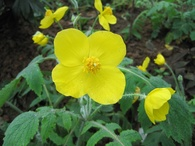
#> input picture opencv-learn/opencv_tensorflow/text/image.jpg, 195 x 146 px, shrunk from 730 x 547 before the run, found by its file name
$ jupyter execute '亮度增强、磨皮美白.ipynb'
#> lines starting #> are read from the running program, lines starting #| are printed output that depends on the picture
### 亮度增强

[cell 1]
import cv2
import numpy as np

# p = p+40
img = cv2.imread('image.jpg', 1)
#> img is the input picture: shape (146, 195, 3); mean B, G, R 48.8, 109.6, 90.1
imgInfo = img.shape
#> imgInfo = (146, 195, 3)
height = imgInfo[0]
#> height = 146
width = imgInfo[1]
#> width = 195
cv2.imshow('img', img)
dst = np.zeros((height, width, 3), np.uint8)
for i in range(0, height):
    for j in range(0, width):
        (b, g, r) = img[i, j]
        bb = int(b) + 40
        gg = int(g) + 40
        rr = int(r) + 40
        if bb > 255:
            bb = 255
        if gg > 255:
            gg = 255
        if rr > 255:
            rr = 255
        dst[i, j] = (bb, gg, rr)
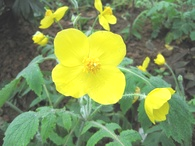
#> dst: shape (146, 195, 3); mean B, G, R 88.8, 149.1, 129.7
cv2.imshow('dst', dst)
cv2.waitKey(1000)

[cell 2]
import cv2
import numpy as np
# p = p * 1.2 + 40
img = cv2.imread('image.jpg', 1)
imgInfo = img.shape
height = imgInfo[0]
width = imgInfo[1]
cv2.imshow('img', img)
dst = np.zeros((height, width, 3), np.uint8)
for i in range(0, height):
    for j in range(0, width):
        (b, g, r) = img[i, j]
        bb = int(b) * 1.2 + 40
        gg = int(g) * 1.2 + 40
        if bb > 255:
            bb = 255
        if gg > 255:
            gg = 255
        dst[i, j] = (bb, gg, r)
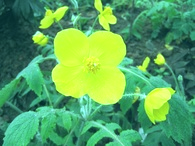
#> dst: shape (146, 195, 3); mean B, G, R 98.1, 163.9, 90.1
cv2.imshow('dst', dst)
cv2.waitKey(1000)

### 磨皮美白
- 双边滤波

[cell 3]
import cv2
import numpy as np
img = cv2.imread('3.jpg', 1)
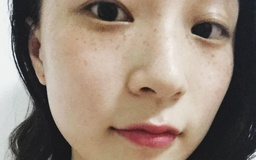
#> input picture opencv-learn/opencv_tensorflow/text/3.jpg, 256 x 160 px, shrunk from 960 x 600 before the run, found by its file name
#> img is the input picture: shape (160, 256, 3); mean B, G, R 119.6, 133, 149.1
# imgInfo = img.shape
# height = imgInfo[0]
# width = imgInfo[1]
cv2.imshow('img', img)
# 双边
dst = cv2.bilateralFilter(img, 15, 35, 35)
#> dst: shape (160, 256, 3)

cv2.imshow('dst', dst)
cv2.waitKey(1000)

### 高斯滤波

[cell 4]
import cv2
import numpy as np

img = cv2.imread('3.jpg', 1)
cv2.imshow('img', img)
# 高斯
dst = cv2.GaussianBlur(img, (5, 5), 1.5)
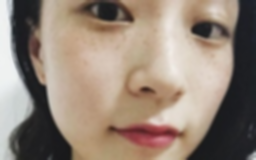
#> dst: shape (160, 256, 3); mean B, G, R 119.6, 133, 149.1
cv2.imshow('dst', dst)
cv2.waitKey(1000)

### 均值滤波

[cell 5]
#均值 6*6 1 。 * 【6*6】/36 = mean -》P
import cv2
import numpy as np
img = cv2.imread('3.jpg', 1)
cv2.imshow('img', img)
imgInfo = img.shape
#> imgInfo = (160, 256, 3)
height = imgInfo[0]
#> height = 160
width = imgInfo[1]
#> width = 256
dst = np.zeros((height, width, 3), np.uint8)
for i in range(0, height - 3):
    for j in range(0, width - 3):
        sum_b = int(0)
        sum_g = int(0)
        sum_r = int(0)
        for m in range(-3, 3):
            for n in range(-3, 3):
                (b, g, r) = img[i + m, j + n]
                sum_b = sum_b + int(b)
                sum_g = sum_g + int(g)
                sum_r = sum_r + int(r)
        b = np.uint8(sum_b/36)
        g = np.uint8(sum_g/36)
        r = np.uint8(sum_r/36)
        dst[i, j] = (b, g, r)
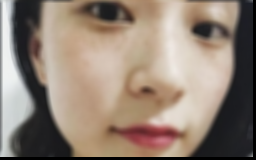
#> dst: shape (160, 256, 3); mean B, G, R 116.6, 129.8, 145.7
cv2.imshow('dst', dst)
cv2.waitKey(1000)

### 中值滤波

[cell 6]
import cv2
import numpy as np
img = cv2.imread('3.jpg', 1)
imgInfo = img.shape
height = imgInfo[0]
width = imgInfo[1]
img = cv2.cvtColor(img, cv2.COLOR_BGR2GRAY)
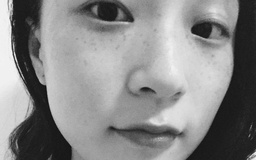
#> img: shape (160, 256); min 13, max 252, mean 136.3
cv2.imshow('img', img)
dst = np.zeros((height, width, 3), np.uint8)
collect = np.zeros(9, np.uint8)
for i in range(0, height - 1):
    for j in range(0, width - 1):
        k = 0
        for m in range(-1, 2):
            for n in range(-1, 2):
                gray = img[i + m, j + n]
                collect[k] = gray
                k = k + 1
        for k in range(0, 9):
            p1 = collect[k]
            for t in range(k + 1, 9):
                if p1 < collect[t]:
                    mid = collect[t]
                    collect[t] = p1
                    p1 = mid
            collect[k] = p1
        dst[i,j] = collect[4]
#> after the loop, collect = [246, 236, 236, 230, 228, 226, 204, 177, 141]; mid = 177
cv2.imshow('dst',dst)
cv2.waitKey(1000)
